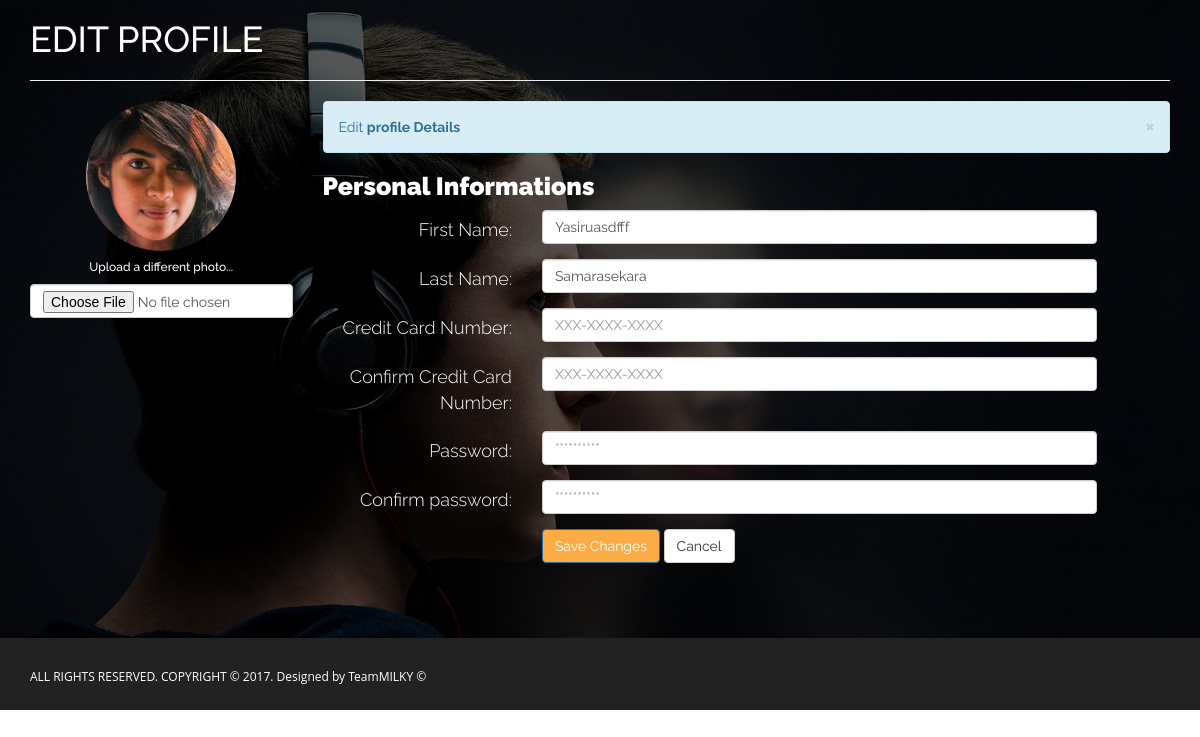
Page /profile.php (signed in) on the earlier database version.
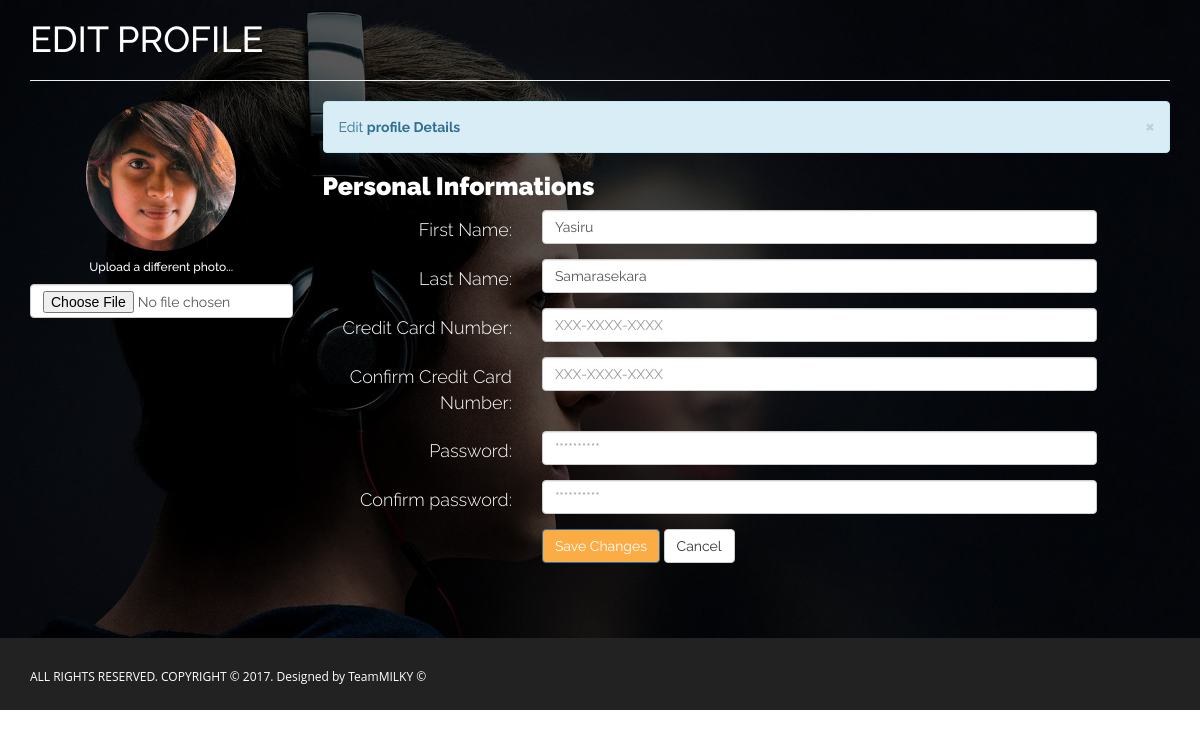
Same page on the later database version.
### tables this page shows
CREATE TABLE `users` (
  `userID` int(11) NOT NULL,
  `firstName` varchar(50) NOT NULL,
  `lastName` varchar(50) NOT NULL,
  `email` varchar(50) NOT NULL,
  `password` varchar(20) NOT NULL,
  `type` varchar(10) NOT NULL,
  `date` varchar(30) NOT NULL
);

### php/profile_checking.php (called while the page is built, shortened)
<?php
require 'connect.inc.php';
if(strlen($_SESSION['email'])>0){
    $email = $_SESSION['email'];
}elseif(strlen($_SESSION['email_signin'])>0){
    $email=$_SESSION['email_signin'];
}
$sql1 = "SELECT firstName FROM users WHERE email='$email' ";
$result1 = $db->query($sql1);
$row1 = mysqli_fetch_assoc($result1);
$sql2 = "SELECT lastName FROM users WHERE email='$email' ";
$result2 = $db->query($sql2);
$row2 = mysqli_fetch_assoc($result2);
?>

### profile.php (the view, shortened to what this page needs)
<?php
require 'database/connect.inc.php';
include 'php/profile_checking.php';
?>
<!DOCTYPE html>
<html lang="en">
<head>
<link rel="stylesheet" href="css/bootstrap.css">
<link rel="stylesheet" href="css/style_profile.css" type="text/css">
</head>
<body>
        <div class="container" >
        <h1>Edit Profile</h1>
        <hr>
        <div class="row" >
          <div class="col-md-3">
            <div class="text-center">
              <img src="img/team/02.jpg" class="avatar img-circle" alt="avatar" height="150px" width="150px">
              <h6>Upload a different photo...</h6>
              <input type="file" class="form-control">
            </div>
          </div>
        <div class="col-md-9 personal-info">
        <div class="alert alert-info alert-dismissable">
          <a class="panel-close close" data-dismiss="alert">×</a>
          Edit <strong>profile Details</strong>
        </div>
        <h3>Personal Informations</h3>
        <form class="form-horizontal" method="post" action="<?php echo htmlspecialchars($_SERVER["PHP_SELF"]);?>">
          <div class="form-group">
            <label class="col-lg-3 control-label">First Name:</label>
            <div class="col-lg-8">
              <input class="form-control" type="text" value="<?php echo $row1['firstName']?>" name="firstName"><span><?php echo $error_message_FN;?></span>
            </div>
          </div>
          <div class="form-group">
            <label class="col-lg-3 control-label">Last Name:</label>
            <div class="col-lg-8">
              <input class="form-control" type="text" value="<?php echo $row2['lastName']?>" name="lastName"><span><?php echo $error_message_LN;?></span>
            </div>
          </div>
          <div class="form-group">
            <label class="col-lg-3 control-label">Credit Card Number:</label>
            <div class="col-lg-8">
              <input class="form-control" type="text" placeholder="XXX-XXXX-XXXX" name="creditcardnum"><span><?php echo $error_message_CCN;?></span>
            </div>
          </div>
          <div class="form-group">
            <label class="col-lg-3 control-label">Confirm Credit Card Number:</label>
            <div class="col-lg-8">
              <input class="form-control" type="text" placeholder="XXX-XXXX-XXXX" name="rcreditcardnum"><span><?php echo $error_message_RCCN;?></span>
            </div>
          </div>
          <div class="form-group">
            <label class="col-md-3 control-label">Password:</label>
            <div class="col-md-8">
              <input class="form-control" type="password" placeholder="**********" name="password"><span><?php echo $error_message_PW;?></span>
            </div>
          </div>
          <div class="form-group">
            <label class="col-md-3 control-label">Confirm password:</label>
            <div class="col-md-8">
              <input class="form-control" type="password" placeholder="**********" name="rpassword"><span><?php echo $error_message_RPW;?></span>
            </div>
          </div>
          <div class="form-group">
            <label class="col-md-3 control-label"></label>
            <div class="col-md-8">
              <input type="submit" class="btn btn-primary" value="Save Changes" name="save">
              <input type="reset" class="btn btn-default" value="Cancel" name="reset">
            </div>
          </div>
        </form>
      </div>
    </div>
    </div><br><br><br>
    <footer id="footer">
    <div class="container">
        <div class="pull-left fnav">
            <p>ALL RIGHTS RESERVED. COPYRIGHT © 2017. Designed by TeamMILKY &#169;</p>
            </div>
        </div>
    </footer>
</body>
</html>

### css/style_profile.css (style rules this page uses)
body { background-image:url(../img/11.jpg); background-size: cover; font-family: 'Raleway',sans-serif; text-rendering: optimizeLegibility !important; -webkit-font-smoothing: antialiased !important; color: #FFF; background-repeat: no-repeat; height: 100%; }
h1 { text-transform: uppercase; }
h3 { font-size: 25px; font-weight: 900; }
p { font-family: 'Open Sans', sans-serif; }
a { color: #FCAC45; }
label { font-size: 18px; font-weight: 300; }
label,i { color: #FFFFFF; }
.btn.btn-primary { background-color: #FCAC45; transform: scale(1.0); transition-duration: 0.2s; }
.btn.btn-default { transform: scale(1.0); transition-duration: 0.2s; }
footer#footer { background: #222222; color: #ffffff; padding: 20px 0 15px 0; }
footer#footer .fnav { vertical-align: middle; }
footer#footer p { font-size: 12px; margin-top: 10px; }

Differences in the rows shown:
changed users "Samarasekara": firstName "Yasiruasdfff" → "Yasiru"
